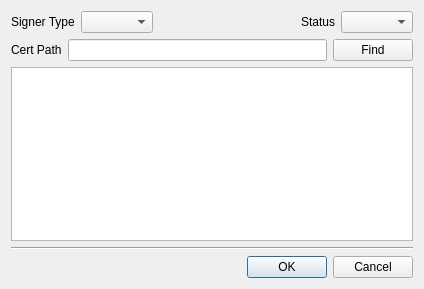
<?xml version="1.0" encoding="UTF-8"?>
<ui version="4.0">
 <class>SignerDlg</class>
 <widget class="QDialog" name="SignerDlg">
  <property name="geometry">
   <rect>
    <x>0</x>
    <y>0</y>
    <width>424</width>
    <height>289</height>
   </rect>
  </property>
  <property name="windowTitle">
   <string>Register Signer</string>
  </property>
  <layout class="QVBoxLayout" name="verticalLayout">
   <item>
    <layout class="QGridLayout" name="gridLayout">
     <property name="topMargin">
      <number>0</number>
     </property>
     <item row="0" column="3">
      <widget class="QLabel" name="label_3">
       <property name="text">
        <string>Status</string>
       </property>
      </widget>
     </item>
     <item row="0" column="1">
      <widget class="QComboBox" name="mTypeCombo"/>
     </item>
     <item row="0" column="4">
      <widget class="QComboBox" name="mStatusCombo"/>
     </item>
     <item row="0" column="0">
      <widget class="QLabel" name="label">
       <property name="text">
        <string>Signer Type</string>
       </property>
      </widget>
     </item>
     <item row="0" column="2">
      <spacer name="horizontalSpacer">
       <property name="orientation">
        <enum>Qt::Horizontal</enum>
       </property>
       <property name="sizeHint" stdset="0">
        <size>
         <width>40</width>
         <height>20</height>
        </size>
       </property>
      </spacer>
     </item>
    </layout>
   </item>
   <item>
    <layout class="QGridLayout" name="gridLayout_2">
     <property name="topMargin">
      <number>0</number>
     </property>
     <item row="0" column="1">
      <widget class="QLineEdit" name="mCertPathText"/>
     </item>
     <item row="0" column="0">
      <widget class="QLabel" name="label_2">
       <property name="text">
        <string>Cert Path</string>
       </property>
      </widget>
     </item>
     <item row="0" column="2">
      <widget class="QPushButton" name="mFindCertBtn">
       <property name="text">
        <string>Find</string>
       </property>
      </widget>
     </item>
    </layout>
   </item>
   <item>
    <widget class="QPlainTextEdit" name="mDescText">
     <property name="minimumSize">
      <size>
       <width>400</width>
       <height>0</height>
      </size>
     </property>
    </widget>
   </item>
   <item>
    <widget class="Line" name="line">
     <property name="orientation">
      <enum>Qt::Horizontal</enum>
     </property>
    </widget>
   </item>
   <item>
    <widget class="QDialogButtonBox" name="buttonBox">
     <property name="orientation">
      <enum>Qt::Horizontal</enum>
     </property>
     <property name="standardButtons">
      <set>QDialogButtonBox::Cancel|QDialogButtonBox::Ok</set>
     </property>
    </widget>
   </item>
  </layout>
 </widget>
 <resources/>
 <connections>
  <connection>
   <sender>buttonBox</sender>
   <signal>accepted()</signal>
   <receiver>SignerDlg</receiver>
   <slot>accept()</slot>
   <hints>
    <hint type="sourcelabel">
     <x>248</x>
     <y>254</y>
    </hint>
    <hint type="destinationlabel">
     <x>157</x>
     <y>274</y>
    </hint>
   </hints>
  </connection>
  <connection>
   <sender>buttonBox</sender>
   <signal>rejected()</signal>
   <receiver>SignerDlg</receiver>
   <slot>reject()</slot>
   <hints>
    <hint type="sourcelabel">
     <x>316</x>
     <y>260</y>
    </hint>
    <hint type="destinationlabel">
     <x>286</x>
     <y>274</y>
    </hint>
   </hints>
  </connection>
 </connections>
</ui>
